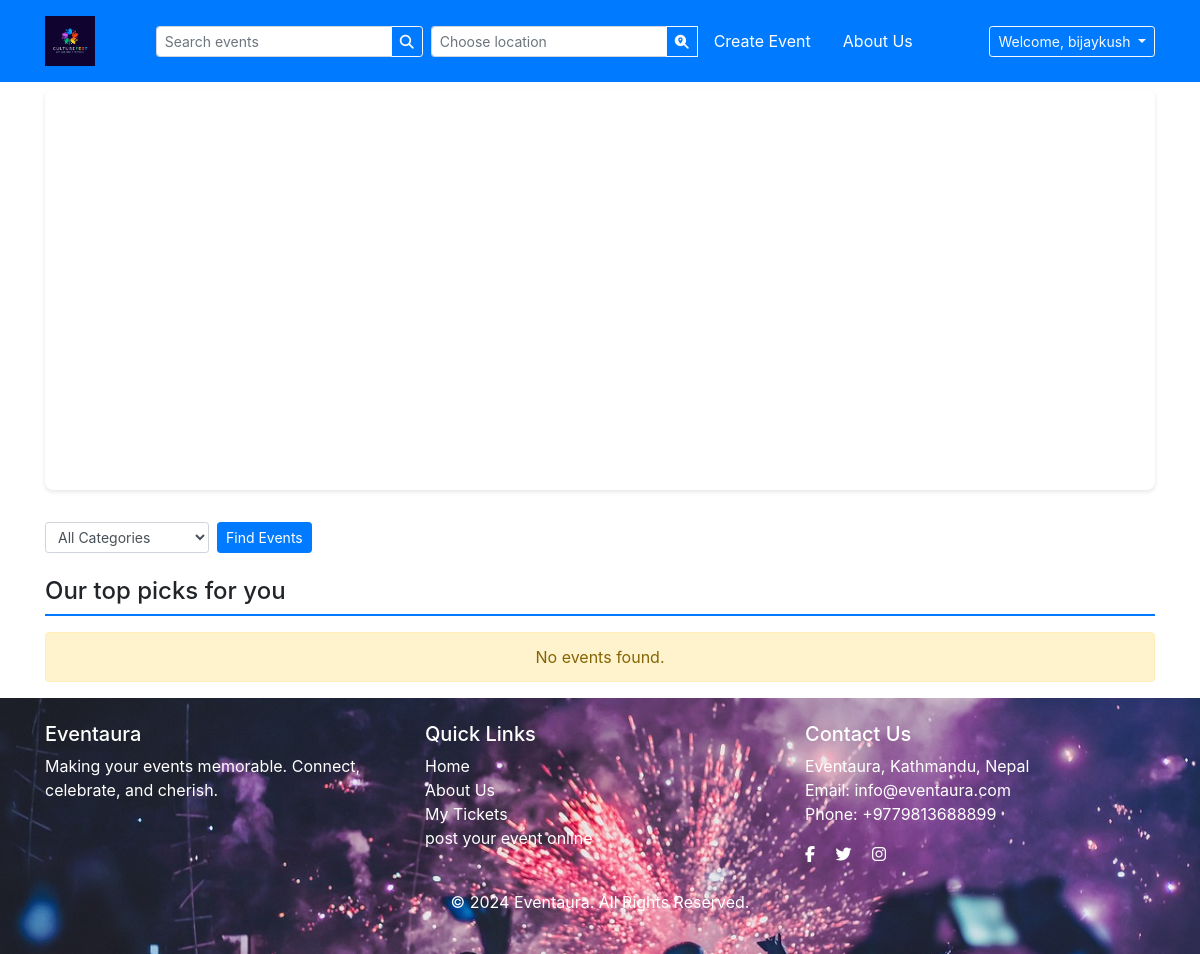
The page /index.php (signed in) on the database as committed earlier.
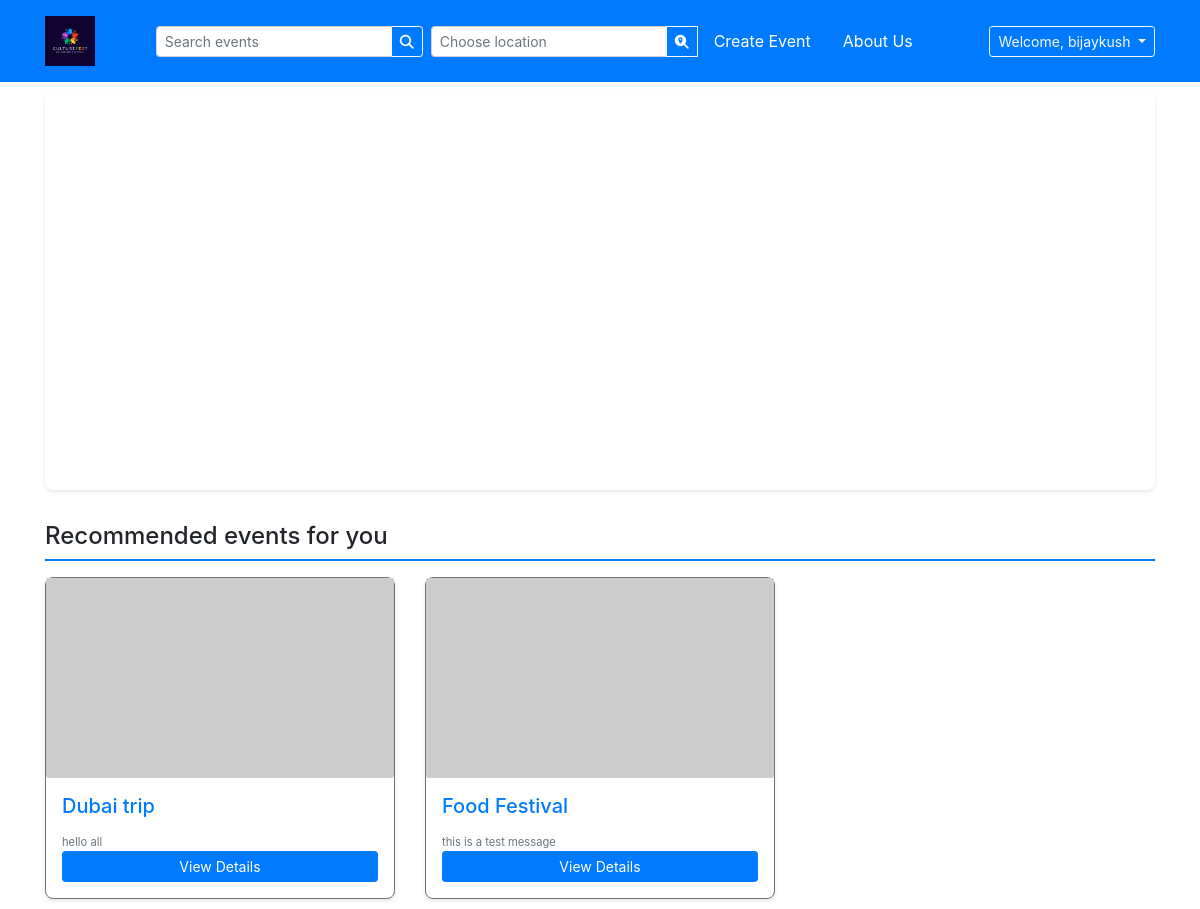
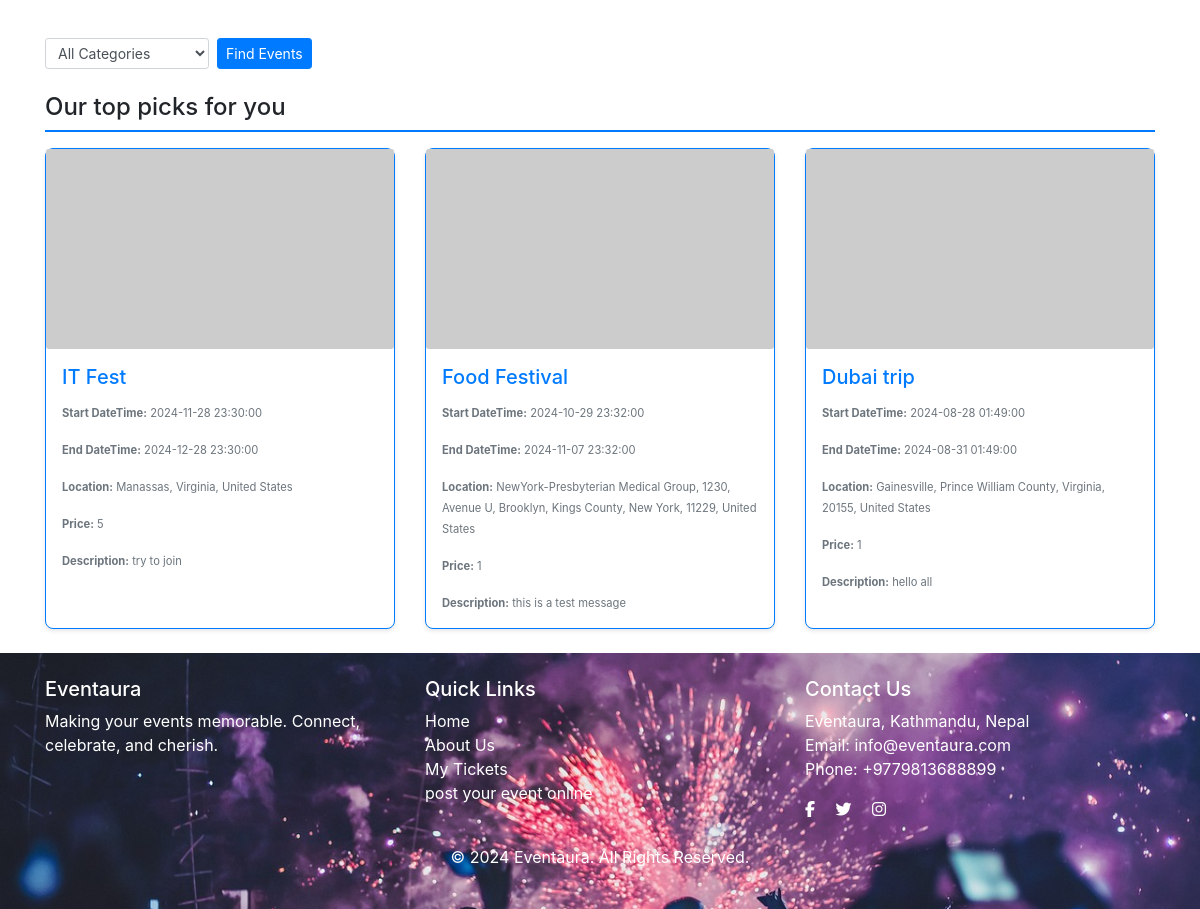
The same page on the database as committed later (2 pictures, top to bottom).
### tables this page shows
CREATE TABLE `event` (
  `id` int(11) NOT NULL,
  `name` varchar(100) NOT NULL,
  `participant_count` int(11) NOT NULL,
  `description` varchar(500) NOT NULL,
  `venue` varchar(250) NOT NULL,
  `latitude` double NOT NULL,
  `longitude` double NOT NULL,
  `start_datetime` datetime NOT NULL,
  `end_datetime` datetime NOT NULL,
  `IsActive` tinyint(1) NOT NULL DEFAULT 1,
  `created_datetime` datetime NOT NULL,
  `created_by` int(11) NOT NULL,
  `price` double NOT NULL,
  `category_id` int(11) NOT NULL,
  `image_large` varchar(255) DEFAULT NULL,
  `image_small` varchar(255) DEFAULT NULL
);

### recommendations.php (called while the page is built, shortened)
<?php
function fetchBookedEvents($conn, $user_id) {
    $query = "
        SELECT e.id AS event_id, e.category_id
        FROM booking b
        JOIN event e ON b.event_id = e.id
        WHERE b.user_id = ? AND b.status = 'booked'
    ";
    $stmt = $conn->prepare($query);
    $stmt->bind_param('i', $user_id);
    $stmt->execute();
    $result = $stmt->get_result();
    $bookedEvents = [];
    while ($row = $result->fetch_assoc()) {
        $bookedEvents[] = $row;
    }
    return $bookedEvents;
};
function getBookedCategoryIds($conn, $bookedEvents)
{
    $bookedCategories = [];
    foreach ($bookedEvents as $event) {
        $bookedCategories[] = $event['category_id'];
    }
    return $bookedCategories;
}
function fetchAllUpcomingEvents($conn){
    $query = "
    SELECT e.id, e.name, e.description, e.start_datetime, e.end_datetime, e.venue, e.category_id
    FROM event e
    WHERE e.start_datetime >= NOW() AND e.IsActive = 1
    ";
    $result = $conn->query($query);
    $allEvents = [];
    while ($row = $result->fetch_assoc()) {
    $allEvents[] = $row;
    }
    return $allEvents;
}
function findRecommendedEvents($conn, $user_id){
    $bookedEvents = fetchBookedEvents($conn, $user_id);
    $allEvents = fetchAllUpcomingEvents($conn);
    $bookedCategories = getBookedCategoryIds($conn, $bookedEvents);
    $recommendedEvents = [];
    foreach ($allEvents as $event) {
        if (in_array($event['category_id'], $bookedCategories)) {
            $query = "SELECT COUNT(*) FROM booking WHERE user_id = ? AND event_id = ?";
            $stmt = $conn->prepare($query);
            $stmt->bind_param('ii', $user_id, $event['id']);
            $stmt->execute();
            $stmt->bind_result($count);
            if ($count == 0) {
                $recommendedEvents[] = $event;
            }
        }
    }
    usort($recommendedEvents, function($a, $b) {
        return strtotime($a['start_datetime']) - strtotime($b['start_datetime']);
    });
    return $recommendedEvents;
}
?>

### index.php (the view, shortened to what this page needs)
<?php
require 'includes/database.php';
require 'header.php';
require 'recommendations.php';
$conn = getDB();
try {
    $query = "SELECT * FROM event WHERE start_datetime >= NOW() AND IsActive = 1";
    $query .= " ORDER BY created_datetime DESC";
    $result = $conn->query($query);
    $events = $result->fetch_all(MYSQLI_ASSOC);
} catch (Exception $e) {
    die($e->getMessage());
}
if (isset($_SESSION['userid'])) {
    $user_id = $_SESSION['userid'];
    $recommendedEvents = findRecommendedEvents($conn, $user_id);
} else {
    $recommendedEvents = [];
}
?>
<!DOCTYPE html>
<html lang="en">
<head>
    <link href="https://stackpath.bootstrapcdn.com/bootstrap/4.5.2/css/bootstrap.min.css" rel="stylesheet">
</head>
<body>
<div class="container mt-2">
    <div class="video-wrapper">
        <video autoplay muted loop>
            <source src="img/175579-853849692_small.mp4" type="video/mp4">
        </video>
    </div>
    <?php if (!empty($recommendedEvents)): ?>
        <div class="row">
            <div class="col-12 mb-4">
                <h4 class="section-title">Recommended events for you</h4>
                <div class="row">
                    <?php foreach ($recommendedEvents as $event): ?>
                        <div class="col-md-4 mb-4">
                            <div class="card border-secondary">
                                <a href="event_detail.php?event_id=<?php echo htmlspecialchars($event['id']); ?>" class="text-decoration-none">
                                    <div class="card-img-wrapper">
                                        <?php if (!empty($event['image_small'])): ?>
                                            <img src="<?php echo htmlspecialchars($event['image_small']); ?>" class="card-img" alt="Event Image">
                                        <?php else: ?>
                                            <img src="https://via.placeholder.com/350x200?text=Event+Image" class="card-img" alt="Placeholder Image">
                                        <?php endif; ?>
                                    </div>
                                    <div class="card-body event-details">
                                        <h5 class="card-title" title="<?php echo htmlspecialchars($event['name']); ?>"><?php echo htmlspecialchars($event['name']); ?></h5>
                                        <p class="card-text"><small class="text-muted"><?php echo htmlspecialchars($event['description']); ?></small></p>
                                        <a href="event_detail.php?event_id=<?php echo htmlspecialchars($event['id']); ?>" class="btn btn-primary btn-sm">View Details</a>
                                    </div>
                                </a>
                            </div>
                        </div>
                    <?php endforeach; ?>
                </div>
            </div>
        </div>
    <?php endif; ?>
    <div class="row mb-4">
        <div class="col-md-4 align-items-center justify-content-end">
            <form action="index.php" method="POST" class="d-flex">
                <div class="form-group mb-0 mr-2">
                    <select id="event_type" name="event_type" class="form-control form-control-sm">
                        <option value="">All Categories</option>
                    </select>
                </div>
                <button type="submit" class="btn btn-primary btn-sm">Find Events</button>
            </form>
        </div>
        <div class="col-md-8">
        </div>
    </div>
    <h4 class="section-title">Our top picks for you</h4>
    <?php if (empty($events)): ?>
        <div class="alert alert-warning text-center">No events found.</div>
    <?php else: ?>
        <div class="row">
            <?php foreach ($events as $event): ?>
                <div class="col-md-4 mb-4">
                    <div class="card border-primary">
                        <a href="event_detail.php?event_id=<?php echo htmlspecialchars($event['id']); ?>" class="text-decoration-none">
                            <div class="card-img-wrapper">
                                <?php if (!empty($event['image_small'])): ?>
                                    <img src="<?php echo htmlspecialchars($event['image_small']); ?>" class="card-img" alt="Event Image">
                                <?php else: ?>
                                    <img src="https://via.placeholder.com/350x200?text=Event+Image" class="card-img" alt="Placeholder Image">
                                <?php endif; ?>
                            </div>
                            <div class="card-body event-details">
                                <h5 class="card-title" title="<?php echo htmlspecialchars($event['name']); ?>"><?php echo htmlspecialchars($event['name']); ?></h5>
                                <p class="card-text"><small class="text-muted"><strong>Start DateTime:</strong> <?php echo htmlspecialchars($event['start_datetime']); ?></small></p>
                                <p class="card-text"><small class="text-muted"><strong>End DateTime:</strong> <?php echo htmlspecialchars($event['end_datetime']); ?></small></p>
                                <p class="card-text"><small class="text-muted"><strong>Location:</strong> <?php echo htmlspecialchars($event['venue']); ?></small></p>
                                <p class="card-text"><small class="text-muted"><strong>Price:</strong> <?php echo htmlspecialchars($event['price']); ?></small></p>
                                <p class="card-text"><small class="text-muted"><strong>Description:</strong> <?php echo htmlspecialchars($event['description']); ?></small></p>
                            </div>
                        </a>
                    </div>
                </div>
            <?php endforeach; ?>
        </div>
    <?php endif; ?>
</div>
<?php include 'footer.php'; ?>
</body>
</html>

### header.php (shortened to what this page needs)
<!DOCTYPE html>
<html lang="en">
<head>
    <link href="https://stackpath.bootstrapcdn.com/bootstrap/4.5.2/css/bootstrap.min.css" rel="stylesheet">
    <link rel="stylesheet" href="https://cdnjs.cloudflare.com/ajax/libs/font-awesome/6.0.0-beta3/css/all.min.css">
    <link rel="stylesheet" href="https://unpkg.com/leaflet@1.7.1/dist/leaflet.css" />
    <link rel="stylesheet" href="https://unpkg.com/leaflet-control-geocoder/dist/Control.Geocoder.css" />
</head>
<body>
<header class="bg-primary">
    <div class="container">
        <div class="d-flex justify-content-between align-items-center py-3">
            <div class="logo">
                <a href="/eventaura/index.php">
                    <img src="/eventaura/img/logo.jpg" alt="logo" class="img-fluid" style="max-height: 50px;">
                </a>
            </div>
            <nav class="main-nav d-flex align-items-center">
                <div class="search-bar d-flex ml-4">
                    <form class="form-inline mr-2" action="/eventaura/searchevents.php" method="POST">
                        <div class="input-group">
                            <input class="form-control form-control-sm" type="text" name="search_query" placeholder="Search events">
                            <div class="input-group-append">
                                <button class="btn btn-outline-light btn-sm" type="submit">
                                    <i class="fas fa-search"></i>
                                </button>
                            </div>
                        </div>
                    </form>
                    <form class="form-inline" action="/eventaura/searchbylocation.php" method="POST">
                        <div class="input-group position-relative">
                            <input id="location-input" class="form-control form-control-sm" type="text" name="search_location_query" placeholder="Choose location" autocomplete="off">
                            <div class="input-group-append">
                                <button class="btn btn-outline-light btn-sm" type="submit">
                                    <i class="fas fa-search-location"></i>
                                </button>
                            </div>
                        </div>
                    </form>
                    <ul class="nav mb-0">
                        <li class="nav-item">
                            <a class="nav-link text-white" href="/eventaura/createEvent.php">Create Event</a>
                        </li>
                        <?php if (isset($_SESSION['usertype_id']) && $_SESSION['usertype_id'] === 3): ?>
                            <li class="nav-item dropdown">
                                <a class="nav-link text-white dropdown-toggle" href="#" id="manageMenuLink" role="button">
                                    Manage
                                </a>
                                <div class="dropdown-menu" aria-labelledby="manageMenuLink">
                                    <a class="dropdown-item" href="/eventaura/admin/manage_users.php"><i class="fas fa-user-cog"></i> Users</a>
                                    <a class="dropdown-item" href="/eventaura/admin/manage_events.php"><i class="fas fa-calendar-alt"></i> Events</a>
                                    <a class="dropdown-item" href="/eventaura/admin/manage_venues.php"><i class="fas fa-map-marker-alt"></i> Venues</a>
                                </div>
                            </li>
                        <?php else: ?>
                            <li class="nav-item">
                                <a class="nav-link text-white" href="/eventaura/aboutus.php">About Us</a>
                            </li>
                        <?php endif; ?>
                    </ul>
                </div>
            </nav>
            <div class="user-profile ml-4 d-flex align-items-center">
                <?php if (isset($_SESSION['loggedIn']) && $_SESSION['loggedIn']): ?>
                    <div class="dropdown">
                        <a class="btn btn-outline-light btn-sm dropdown-toggle" href="#" role="button" id="dropdownMenuLink" aria-haspopup="true" aria-expanded="false">
                            Welcome, <?php echo htmlspecialchars($_SESSION['username']); ?>
                        </a>
                    </div>
                <?php else: ?>
                    <a class="btn btn-outline-light btn-sm mr-2" href="/eventaura/login.php">Log In</a>
                    <a class="btn btn-outline-light btn-sm" href="/eventaura/signup.php">Sign Up</a>
                <?php endif; ?>
            </div>
        </div>
    </div>
</header>
</body>
</html>

### footer.php (shortened to what this page needs)
<footer class="bg-dark text-white py-4" style="background-image: url('img/fire2.jpg'); background-size: cover; background-position: center; background-repeat: no-repeat;">
    <div class="container">
        <div class="row">
            <div class="col-md-4">
                <h5>Eventaura</h5>
                <p>Making your events memorable. Connect, celebrate, and cherish.</p>
            </div>
            <div class="col-md-4">
                <h5>Quick Links</h5>
                <ul class="list-unstyled">
                    <li><a href="index.php" class="text-white">Home</a></li>
                    <li><a href="aboutus.php" class="text-white">About Us</a></li>
                    <li><a href="mytickets.php" class="text-white">My Tickets</a></li>
                    <li><a href="createEvent.php" class="text-white">post your event online</a></li>
                </ul>
            </div>
            <div class="col-md-4">
                <h5>Contact Us</h5>
                <p>
                    Eventaura, Kathmandu, Nepal<br>
                    Email: info@eventaura.com<br>
                    Phone: +9779813688899
                </p>
                <div class="social-links">
                    <a href="#" class="text-white mr-3"><i class="fab fa-facebook-f"></i></a>
                    <a href="#" class="text-white mr-3"><i class="fab fa-twitter"></i></a>
                    <a href="#" class="text-white"><i class="fab fa-instagram"></i></a>
                </div>
            </div>
        </div>
        <div class="row mt-4">
            <div class="col-md-12 text-center">
                <p>&copy; <?php echo date("Y"); ?> Eventaura. All Rights Reserved.</p>
            </div>
        </div>
    </div>
</footer>

### header.php (style rules this page uses)
.form-control-sm { font-size: 0.875rem; }
.form-group { max-width: 500px; }
.user-profile { position: relative; }

### index.php (style rules this page uses)
.card { height: 100%; display: flex; flex-direction: column; border: 1px solid #ddd; border-radius: 0.5rem; box-shadow: 0 2px 4px rgba(0, 0, 0, 0.1); }
.card-img-wrapper { height: 200px; overflow: hidden; }
.card-img { width: 100%; height: 100%; object-fit: cover; }
.card-body { flex: 1; display: flex; flex-direction: column; padding: 1rem; }
.card-body .btn { margin-top: auto; }
.form-control-sm { font-size: 0.875rem; }
.btn-primary { font-size: 0.875rem; }
.event-details { font-size: 0.875rem; }
.event-details strong { font-weight: bold; }
.section-title { border-bottom: 2px solid #007bff; padding-bottom: 0.5rem; margin-bottom: 1rem; }
.video-wrapper { width: 100%; height: 400px; overflow: hidden; margin-bottom: 2rem; border-radius: 0.5rem; box-shadow: 0 2px 4px rgba(0, 0, 0, 0.1); }
.video-wrapper video { width: 100%; height: 100%; object-fit: cover; }

Rows that differ between the two databases and show on the page:
added event: name "Dubai trip", description "hello all", start_datetime "2024-08-28 01:49:00", end_datetime "2024-08-31 01:49:00", venue "Gainesville, Prince William County, Virginia, 20155, United States", price "1"
added event: name "Food Festival", description "this is a test message", start_datetime "2024-10-29 23:32:00", end_datetime "2024-11-07 23:32:00", venue "NewYork-Presbyterian Medical Group, 1230, Avenue U, Brooklyn, Kings County, New York, 11229, United States", price "1"
added event: name "IT Fest", start_datetime "2024-11-28 23:30:00", end_datetime "2024-12-28 23:30:00", venue "Manassas, Virginia, United States", price "5", description "try to join", shown under "Our top picks for you"
Other text that changed with them:
text no longer shown: "No events found."
text now shown: "Recommended events for you"
